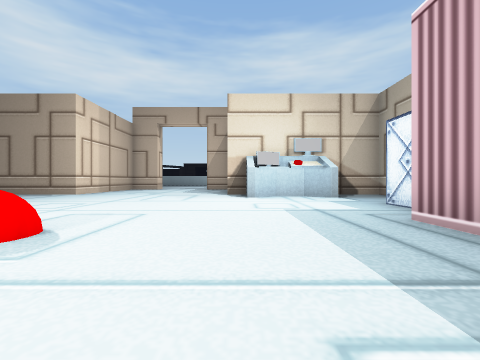
[1] (above)

21 first-person views from a walk through a Unity game level. The camera is 0.58 m above the floor, looks level and sees 90° across. The floor is counted in squares, 1 m on a side. Each view is taken from the middle of a square. On the plan, view 1 faces up. The plan holds only what a view shows up to about 9 squares ahead; the rest is blank. The place goes on beyond the plan. Some animated figures are left out. Door leaves are left out, so doorways stand open.

[2]
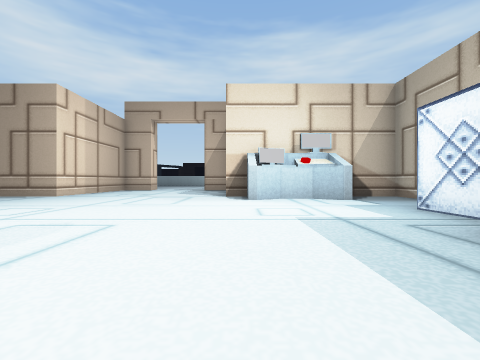

[3]
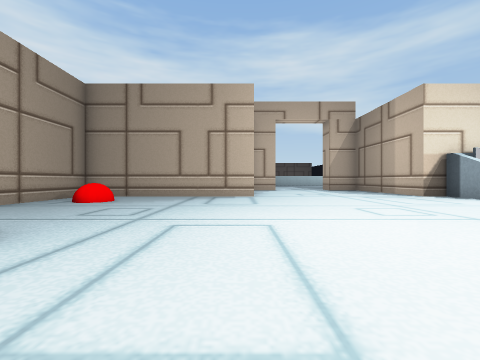

[4]
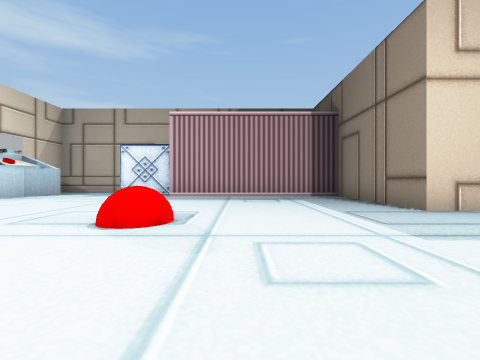

[5]
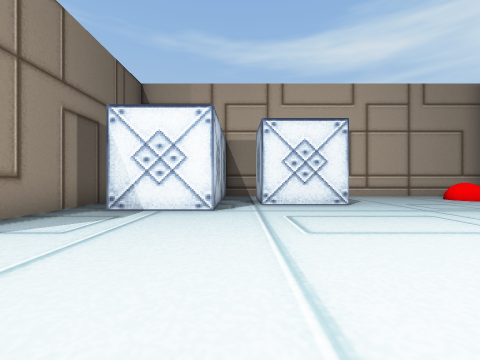

[6]
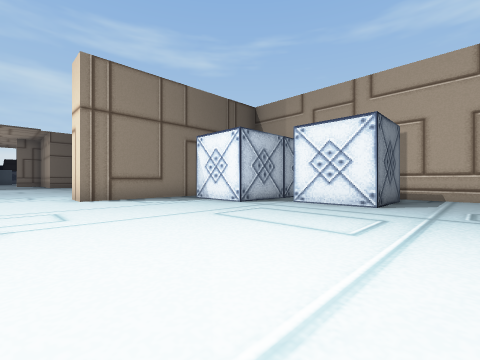

[7]
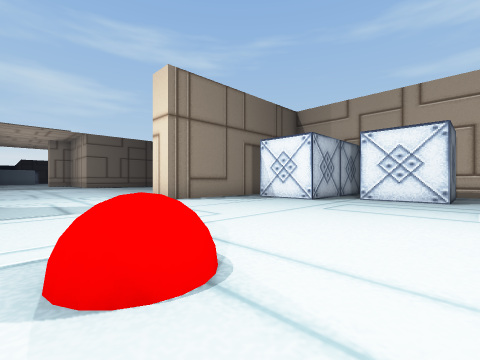

[8]
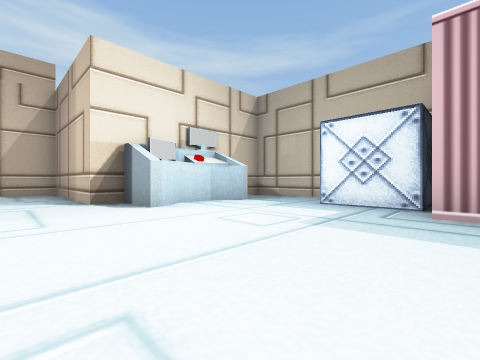

[9]
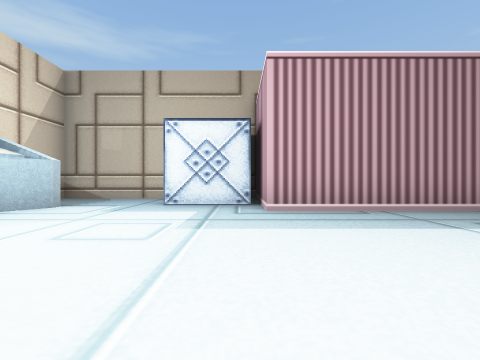

[10]
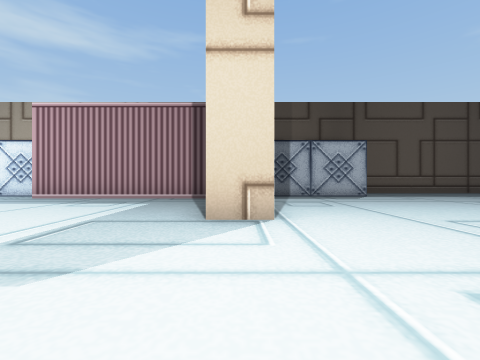

[11]
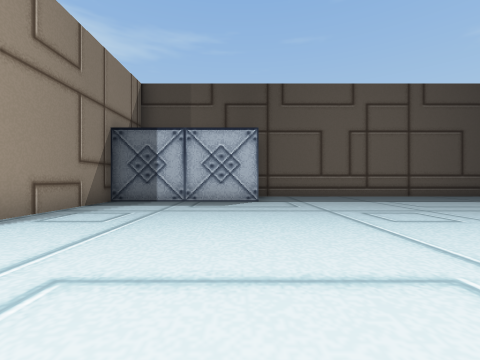

[12]
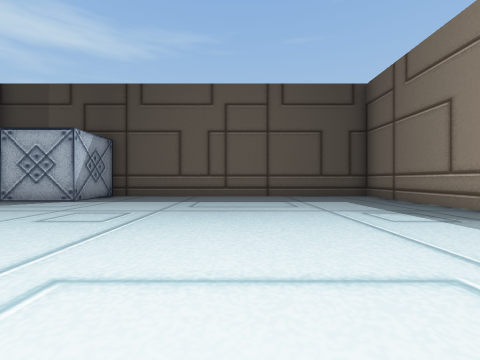

[13]
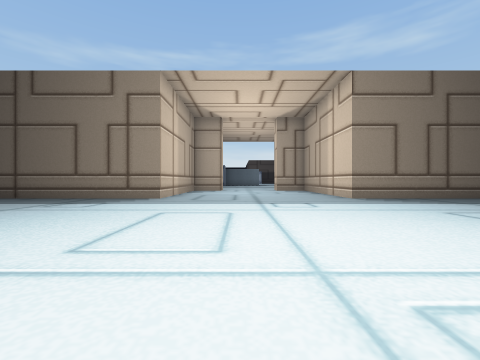

[14]
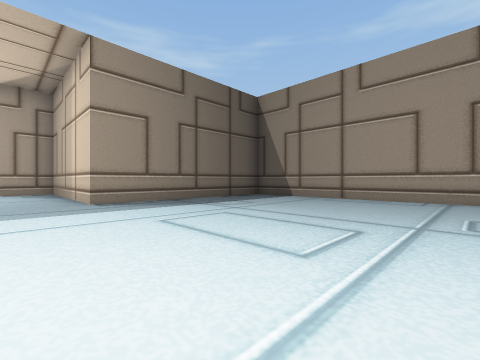

[15]
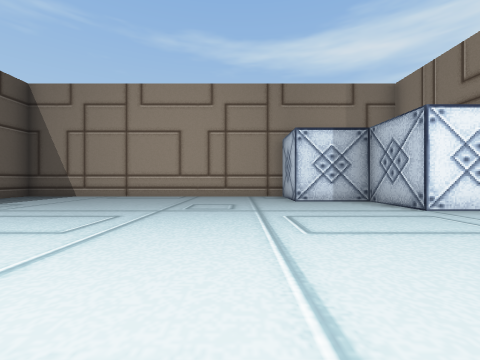

[16]
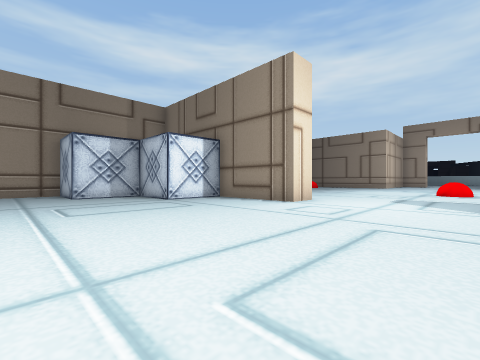

[17]
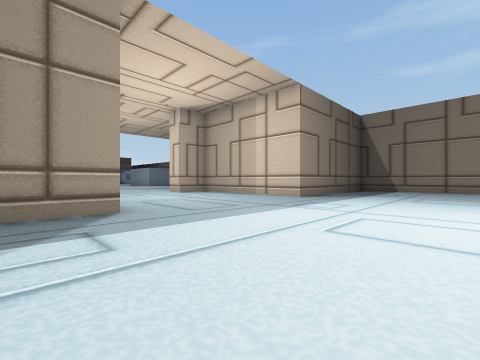

[18]
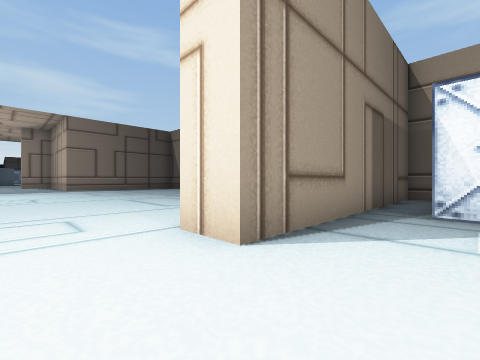

[19]
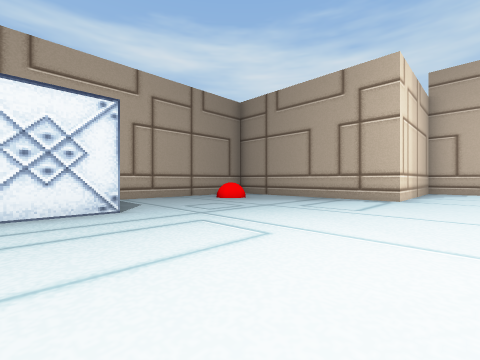

[20]
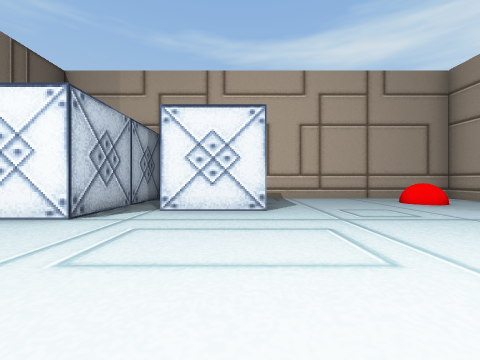

[21]
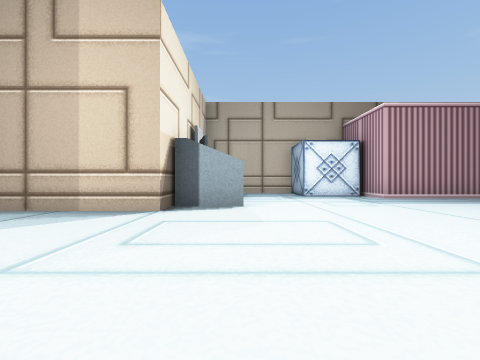

### Floor plan
Points are (right, up) in squares from view 1. A wall is a line through its corners. A room is listed if a view was taken in it or the views show most of it. See-through windows are left out.
Room 1 (views 1, 2, 3, 4, 5, 6, 7, 8, 9, 10, 18, 19, 20, 21)
walls: (0.5, 9.5) (-0.5, 9.5) (-0.5, 11.5); (3.5, 3.7) (3.5, 5.7) (4, 5.7); (-11.5, 3.5) (-9.5, 3.5) (-9.5, 1.5) (-11.5, 1.5); (-6.5, 11.5) (-6.5, 9.5) (-12.5, 9.5) (-12.5, 3.2); (-1.5, -3.6) (-1.5, -2.5) (2.5, -2.5) (2.5, 3.5) (4.6, 3.5); (-11.5, 0.5) (-8.5, 0.5) (-8.5, -1.5); (5.5, 6.4) (5.5, 9.5) (4, 9.5); (-12.5, -1.9) (-12.5, -2.5) (-5.5, -2.5) (-5.5, -3.5)
ways out: opening at (-3.5, -3.2) to room 2; opening at (-10.5, 1) to room 3
objects: red ball (-11, 7) to (-11, 8); red ball (-3, 2) to (-2, 3); console (0, 8) to (1, 9); console (3, 8)
Room 2 (views 11, 12, 13, 14, 15, 16, 17)
walls: (-0.5, -18) (-0.5, -16.5) (5.5, -16.5) (5.5, -7.5) (3.5, -7.5) (3.5, -3.5) (0.5, -3.5); (-5.5, -3.5) (-8.5, -3.5) (-8.5, -5.5) (-10.5, -5.5) (-10.5, -7.5) (-12.5, -7.5) (-12.5, -16.5) (-6.5, -16.5) (-6.5, -18.5)
ways out: opening at (-3.5, -3.2) to room 1
Room 3 (no view inside)
walls: (-12.5, 1.6) (-12.5, 0.5) (-11.5, 0.5)
ways out: opening at (-10.5, 1) to room 1

Where each view was taken, in squares from view 1:
view 1: 0 up, 0 right, facing up
view 2: 1 up, 0 right, facing up
view 3: 1 up, 7 left, facing up
view 4: 1 up, 6 left, facing right
view 5: 1 up, 4 left, facing left
view 6: 5 up, 4 left, facing down-left
view 7: 4 up, 2 left, facing down-left
view 8: 3 up, 2 left, facing up-right
view 9: 4 up, 2 left, facing right
view 10: 3 down, 5 left, facing right
view 11: 7 down, 3 left, facing right
view 12: 12 down, 3 left, facing right
view 13: 9 down, 3 left, facing down
view 14: 10 down, 5 left, facing down-left
view 15: 9 down, 4 left, facing left
view 16: 9 down, 2 left, facing up-left
view 17: 12 down, 1 right, facing down-left
view 18: 1 down, 4 left, facing down-left
view 19: 2 up, 5 left, facing up-left
view 20: 3 up, 5 left, facing left
view 21: 8 up, 5 left, facing right
